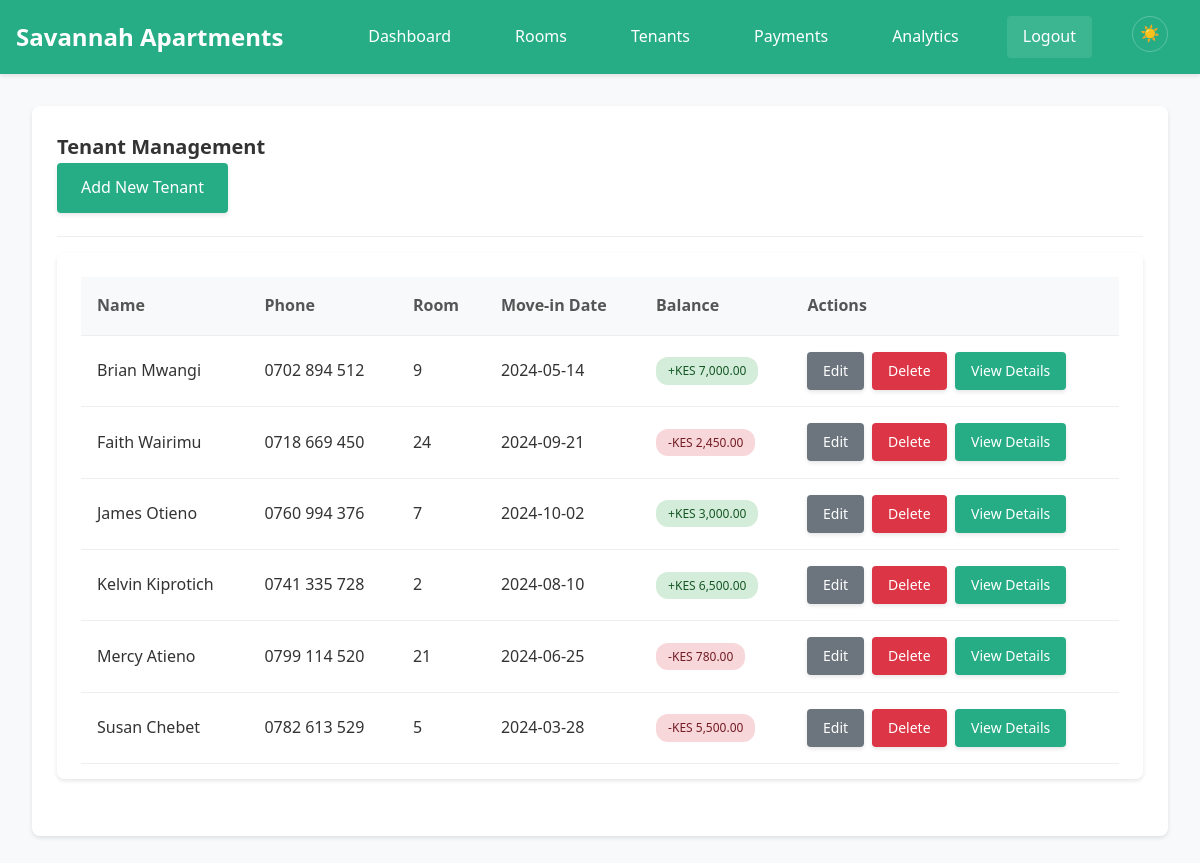
The page /tenants (signed in) on the database as committed earlier.
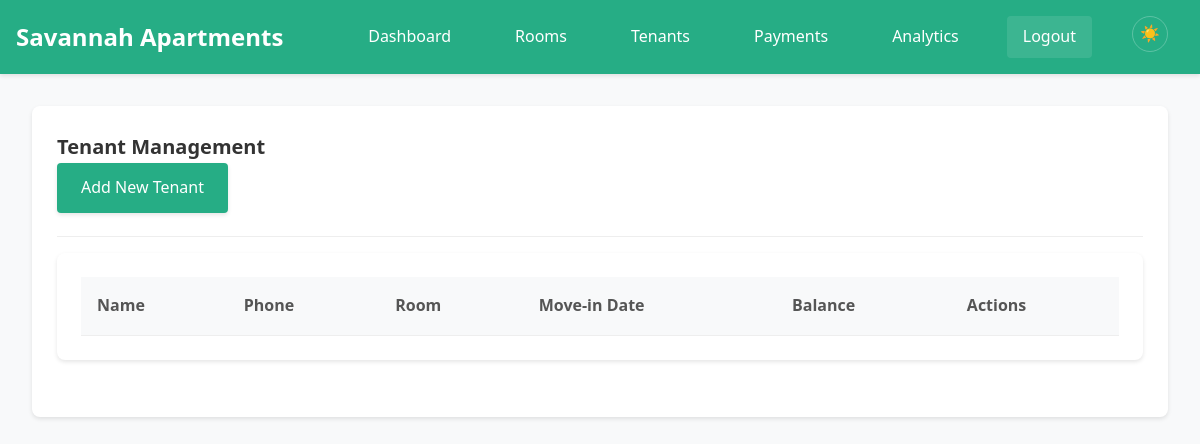
The same page on the database as committed later.
### tables this page shows
CREATE TABLE tenants (
            tenant_id INTEGER PRIMARY KEY AUTOINCREMENT,
            tenant_name TEXT NOT NULL,
            tenant_phone TEXT NOT NULL,
            room_id INTEGER,
            move_in_date DATE NOT NULL,
            balance REAL DEFAULT 0, credit_balance REAL DEFAULT 0, last_payment_date DATE, first_name TEXT, second_name TEXT, id_number TEXT, next_of_kin_name TEXT, next_of_kin_contact TEXT, relative_name TEXT, relative_id_number TEXT, relative_contact TEXT,
            FOREIGN KEY (room_id) REFERENCES rooms (room_id)
        );

### app.py (the view)
@app.route('/tenants')
@login_required
def tenants():
    conn = get_db_connection()
    tenants_rows = conn.execute('''
        SELECT
            t.tenant_id,
            t.tenant_name,
            t.tenant_phone,
            t.move_in_date,
            t.last_payment_date,
            r.room_number,
            r.monthly_rent,
            (
                SELECT COALESCE(SUM(p2.amount), 0)
                FROM payments p2
                WHERE p2.tenant_id = t.tenant_id
                  AND strftime('%Y-%m', p2.payment_date) = strftime('%Y-%m', 'now')
            ) as total_payments,
            (r.monthly_rent - ((
                SELECT COALESCE(SUM(p3.amount), 0)
                FROM payments p3
                WHERE p3.tenant_id = t.tenant_id
                  AND strftime('%Y-%m', p3.payment_date) = strftime('%Y-%m', 'now')
            ) + COALESCE(t.credit_balance, 0))) as balance
        FROM tenants t
        LEFT JOIN rooms r ON t.room_id = r.room_id
        GROUP BY t.tenant_id, t.tenant_name, t.tenant_phone, t.move_in_date, t.last_payment_date, r.room_number, r.monthly_rent
        ORDER BY t.tenant_name
    ''').fetchall()
    tenants = [dict(row) for row in tenants_rows]
    conn.close()
    return render_template('tenants.html', tenants=tenants)

### app.py (called while the page is built)
@app.template_filter('currency')
def currency_filter(value):
    if value is None:
        return "KES 0.00"
    return f"KES {value:,.2f}"

def get_db_connection():
    conn = sqlite3.connect(DATABASE, timeout=20.0)
    conn.row_factory = sqlite3.Row
    conn.execute('PRAGMA journal_mode=WAL')
    conn.execute('PRAGMA synchronous=NORMAL')
    conn.execute('PRAGMA cache_size=10000')
    conn.execute('PRAGMA temp_store=MEMORY')
    return conn

def login_required(f):
    @wraps(f)
    def decorated_function(*args, **kwargs):
        if 'logged_in' not in session:
            return redirect(url_for('login'))
        return f(*args, **kwargs)
    return decorated_function

### templates/tenants.html (shortened to what this page needs)
{% extends "base.html" %}
{% block content %}
<div class="card">
    <div class="card-header">
        <h1 class="card-title">Tenant Management</h1>
        <a href="{{ url_for('add_tenant') }}" class="btn btn-success">Add New Tenant</a>
    </div>
    <div class="table-container">
        <table class="table">
            <thead>
                <tr>
                    <th>Name</th>
                    <th>Phone</th>
                    <th>Room</th>
                    <th>Move-in Date</th>
                    <th>Balance</th>
                    <th>Actions</th>
                </tr>
            </thead>
            <tbody>
                {% for tenant in tenants %}
                <tr>
                    <td>{{ tenant.tenant_name }}</td>
                    <td>{{ tenant.tenant_phone }}</td>
                    <td>{{ tenant.room_number or 'No Room' }}</td>
                    <td>{{ tenant.move_in_date }}</td>
                    <td>
                        <span class="status-badge {% if tenant.balance <= 0 %}status-positive{% else %}status-negative{% endif %}">
                            {% if tenant.balance > 0 %}-{{ tenant.balance|currency }}{% else %}+{{ (tenant.balance|abs)|currency }}{% endif %}
                        </span>
                    </td>
                    <td>
                        <div class="action-buttons">
                            <a href="{{ url_for('edit_tenant', tenant_id=tenant.tenant_id) }}" class="btn btn-sm btn-secondary">Edit</a>
                            <a href="{{ url_for('delete_tenant', tenant_id=tenant.tenant_id) }}"
                               class="btn btn-sm btn-danger"
                               onclick="return confirm('Are you sure you want to delete this tenant? This will also delete all their payment records.')">Delete</a>
                            <a href="{{ url_for('tenant_details_view', tenant_id=tenant.tenant_id) }}" class="btn btn-sm btn-info">View Details</a>
                        </div>
                    </td>
                </tr>
                {% endfor %}
            </tbody>
        </table>
    </div>
</div>
{% endblock %}

Rows that differ between the two databases and show on the page:
removed tenants: tenant_name "Brian Mwangi", tenant_phone "0702 894 512", room "9", move_in_date "2024-05-14", balance "KES 7,000.00"
removed tenants: tenant_name "Faith Wairimu", tenant_phone "0718 669 450", room "24", move_in_date "2024-09-21", balance "KES 2,450.00"
removed tenants: tenant_name "James Otieno", tenant_phone "0760 994 376", room "7", move_in_date "2024-10-02", balance "KES 3,000.00"
removed tenants: tenant_name "Kelvin Kiprotich", tenant_phone "0741 335 728", room "2", move_in_date "2024-08-10", balance "KES 6,500.00"
removed tenants: tenant_name "Mercy Atieno", tenant_phone "0799 114 520", room "21", move_in_date "2024-06-25", balance "KES 780.00"
removed tenants: tenant_name "Susan Chebet", tenant_phone "0782 613 529", room "5", move_in_date "2024-03-28", balance "KES 5,500.00"
